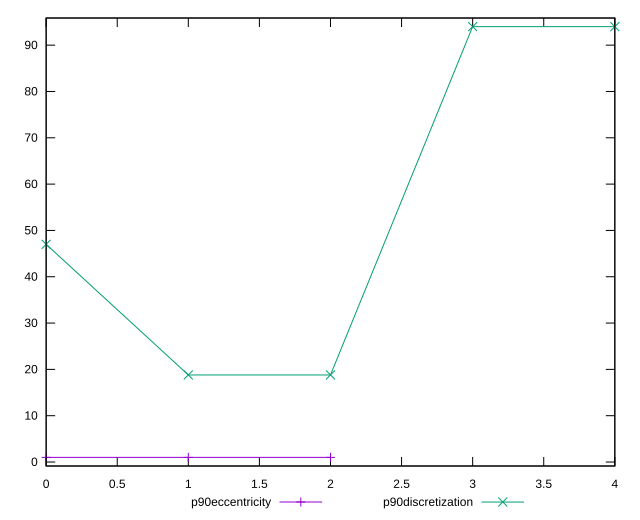

This figure's gnuplot source:
reset

$p90Eccentricity <<EOF
0 1.0000000000000002
1 0.9999999999999984
2 0.9999999999999976
EOF

$p90Discretization <<EOF
0 47
1 18.8
2 18.8
3 94
4 94
EOF

set key outside below
set xrange [0:4]
set yrange [-0.8600000000000025:95.86]
set trange [-0.8600000000000025:95.86]
set terminal svg size 640, 520 enhanced background rgb 'white'
set output "report_00017_2021-02-10T15-08-03.406Z/offscreen-images/progression/eccentricity.svg"

plot $p90Eccentricity title "p90eccentricity" with linespoints, \
     $p90Discretization title "p90discretization" with linespoints

reset
